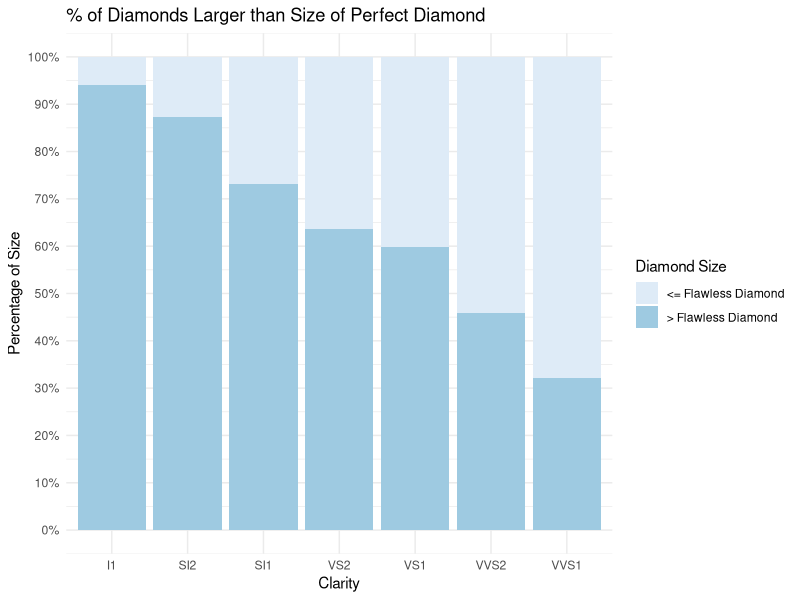
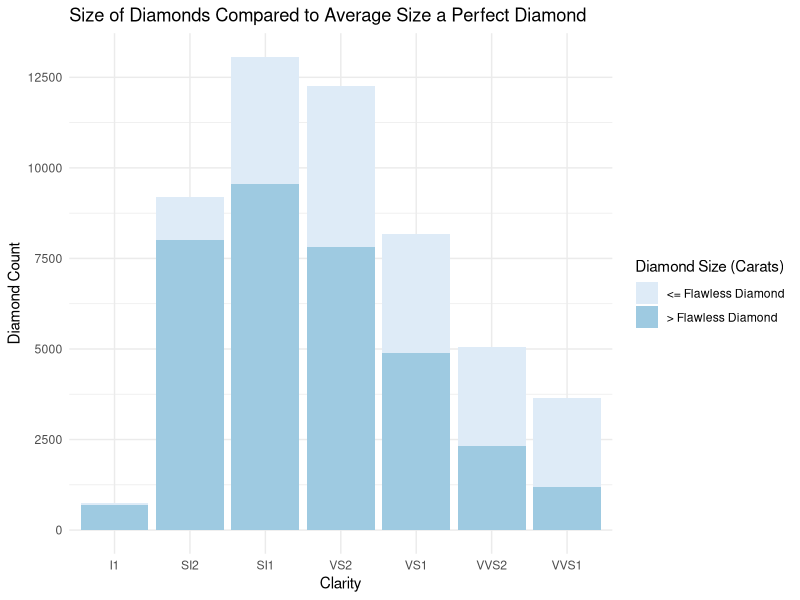
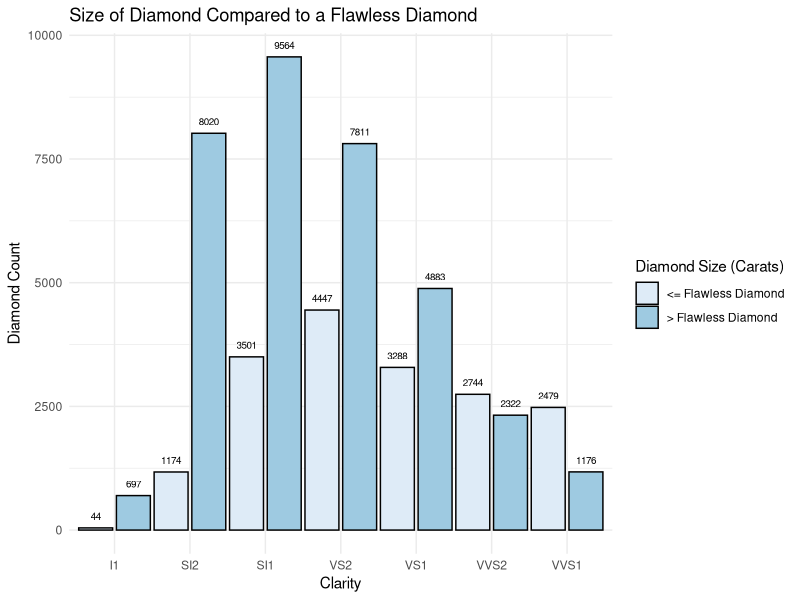
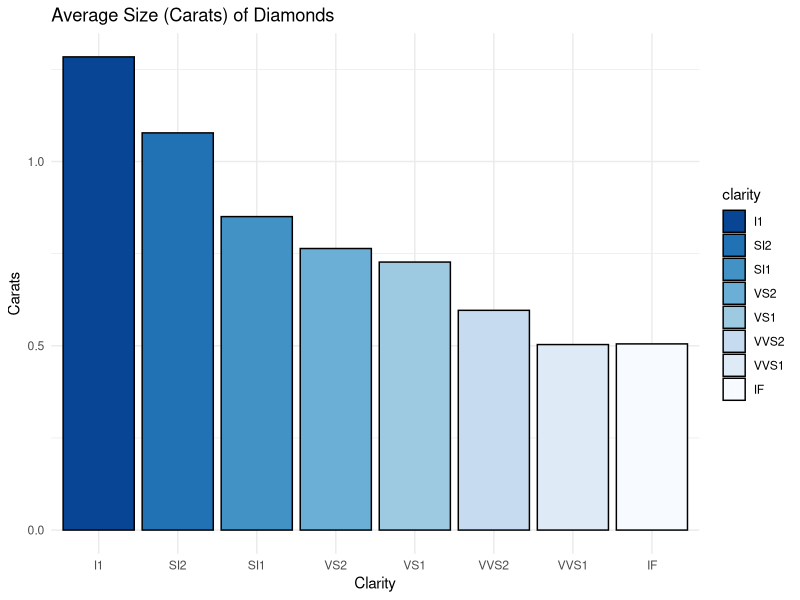
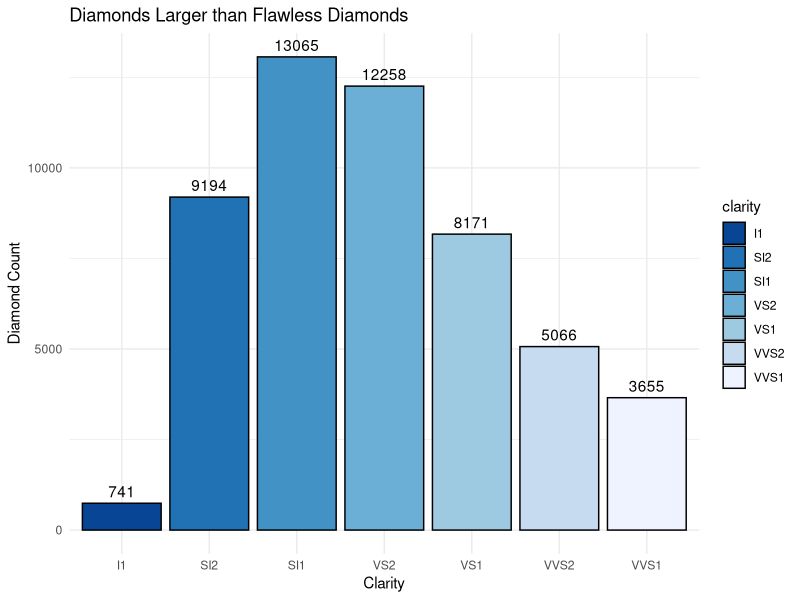
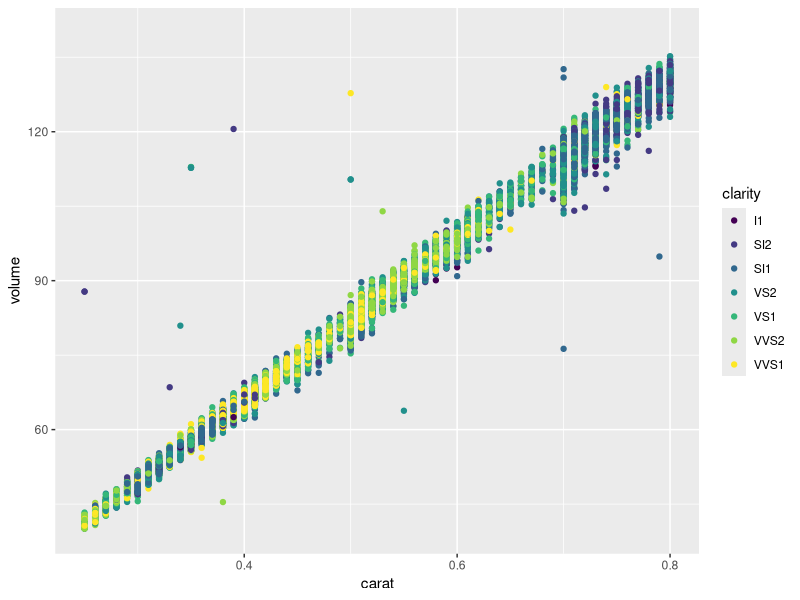
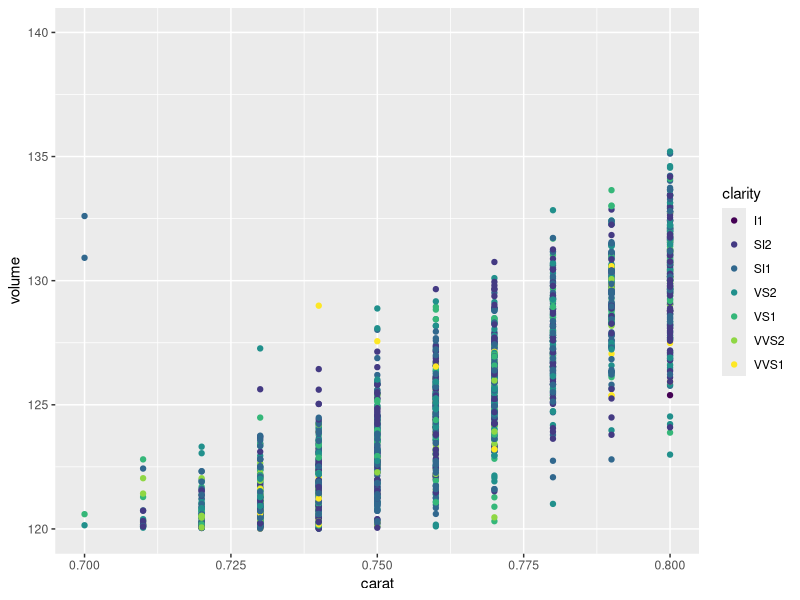
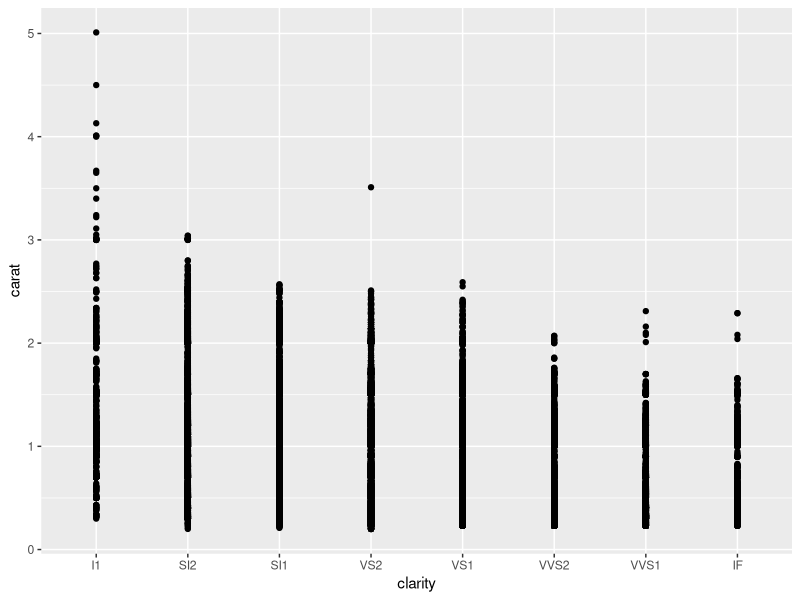

Generate these figures, in order, with R: (Note: this script raises an error after producing the figures.)
#Emily Daskas
#Chris Hoang
#Matthew Nwerem


library('ggplot2')

data(diamonds)

diamonds$average <- ave(diamonds$carat, diamonds$clarity)

newdiamonds <- diamonds[,c(4,11)]

newdiamonds <- unique(newdiamonds)

average <- newdiamonds$average

averageSizeOfPerfectDiamond <- subset(newdiamonds, clarity== "IF")$average

diamonds = subset(diamonds, clarity!="IF")


###Shows percent of diamonds that are greater than the average size of a perfect diamond
ggplot(data=diamonds, aes(x=clarity, fill = (carat>averageSizeOfPerfectDiamond))) +
  geom_bar(position = position_fill()) +
  scale_fill_brewer(labels = c("<= Flawless Diamond", "> Flawless Diamond")) +
  scale_y_continuous(breaks=seq(0,1,.1), labels = scales::percent) +
  labs(title="% of Diamonds Larger than Size of Perfect Diamond",
       x = "Clarity", y = "Percentage of Size", fill = "Diamond Size") + theme_minimal() 


###Shows count of diamonds in each clarity vs count that are greater than the average size of a perfect diamond
ggplot(data=diamonds, aes(x=clarity, fill = (carat>averageSizeOfPerfectDiamond))) +
  geom_bar() +
  scale_y_continuous(breaks=seq(0,15000,2500)) +
  scale_fill_brewer(palette = "Blues", labels = c("<= Flawless Diamond", "> Flawless Diamond")) +
  labs(title="Size of Diamonds Compared to Average Size a Perfect Diamond",
       x = "Clarity", y = "Diamond Count", fill = "Diamond Size (Carats)") + theme_minimal() 



dodge <- position_dodge(width = 1)
###Shows count of diamonds in each clarity vs count that are greater than the average size of a perfect diamond
ggplot(data=diamonds, aes(x=clarity, fill = (carat>averageSizeOfPerfectDiamond))) +
  geom_bar(position = dodge, color = "black")+
  scale_fill_brewer(palette = "Blues", labels = c("<= Flawless Diamond", "> Flawless Diamond")) +
  geom_text(position = dodge, stat='count', aes(label=..count..), vjust=-1, size = 2.5) +
  labs(title="Size of Diamond Compared to a Flawless Diamond",
       x = "Clarity", y = "Diamond Count", fill = "Diamond Size (Carats)") + theme_minimal() 



#bar plot showing average sizes of diamonds
ggplot(newdiamonds, aes(clarity, average)) + 
  geom_bar(stat = "identity", aes(fill = clarity), color = "black") +
  scale_fill_brewer(palette = "Blues", direction=-1) + 
  labs(title="Average Size (Carats) of Diamonds",
       x = "Clarity", y = "Carats") + theme_minimal()



### BAD GRAPH
ggplot(data=diamonds, aes(x=clarity)) +
  geom_bar(aes(fill = clarity), color = "black") +
  scale_fill_brewer(palette = "Blues", direction=-1)+
  geom_text(stat='count', aes(label=..count..), vjust=-.5) +
  labs(title="Diamonds Larger than Flawless Diamonds",
       x = "Clarity", y = "Diamond Count") + theme_minimal()




#Heatmaps are a bad graph to do w/ large data sets (R doesnt like them!!)
diamonds$volume = (diamonds$x*diamonds$y*diamonds$z)
heatmap = ggplot(diamonds, aes(carat, volume, color= clarity)) + 
  geom_point() +
  xlim(0.25,.80) +
  ylim(40,140)

heatmap


heatmap2 = ggplot(diamonds, aes(carat, volume, color= clarity)) + 
  geom_point() +
  xlim(0.7,.8) +
  ylim(120,140)

heatmap2

# Violin plots
rm(list=ls())
dataDiamonds <- diamonds
volume = dataDiamonds$x * dataDiamonds$y * dataDiamonds$z
dataDiamonds['volume']= volume

#Bad plot. Standard plotting of carat separated by inclusions
ggplot(dataDiamonds) + 
  geom_point(aes(x=clarity, y=carat), color='black')

#Still bad plot but bit better. Standard plotting of carat vs volume
ggplot(dataDiamonds) + 
  geom_point(aes(x=volume, y=carat), color='black')

#Not bad. Carat vs volume. Flawless diamonds are in red
Flawless <- filter(dataDiamonds, clarity == 'IF')
ggplot(dataDiamonds) + 
  geom_point(aes(x=volume, y=carat), color='black') + 
  geom_point(data = Flawless, aes(x=volume, y=carat), color='red')

#Violin plot of carat separated by inclusion. Red is mean, blue is median
ggplot(dataDiamonds, aes(x=clarity, y=carat)) + geom_violin() +
  stat_summary(fun.y = mean, geom="point", shape=23, size=3, color ='red') +
  stat_summary(fun.y = median, geom="point", shape=23, size=3, color = 'blue') + theme_minimal()


volume = dataDiamonds$x * dataDiamonds$y * dataDiamonds$z
dataDiamonds['volume']= volume

# Really BAD plot: Violin plot of diamond volume separated by inclusion. Outlier makes it hard to gain any meaning
ggplot(dataDiamonds, aes(x=clarity, y=volume)) + geom_violin() +
  stat_summary(fun.y = mean, geom="point", shape=23, size=3, color ='red') +
  stat_summary(fun.y = median, geom="point", shape=23, size=3, color = 'blue') + theme_minimal()

# A bit better: Violin plot of diamond volume separated by inclusion.
dataDiamonds = subset(dataDiamonds, volume<=1000)
ggplot(dataDiamonds, aes(x=clarity, y=volume)) + geom_violin() +
  stat_summary(fun.y = mean, geom="point", shape=23, size=3, color ='red') +
  stat_summary(fun.y = median, geom="point", shape=23, size=3, color = 'blue') + theme_minimal()